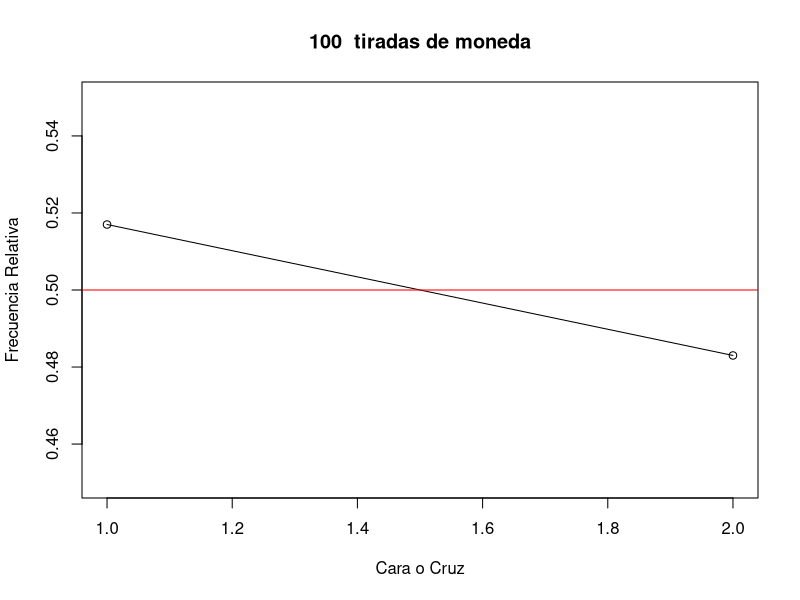
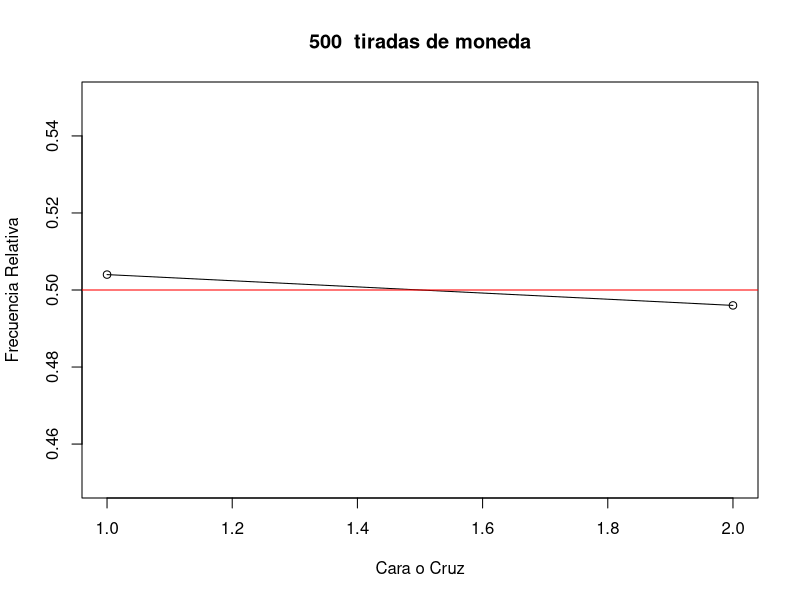
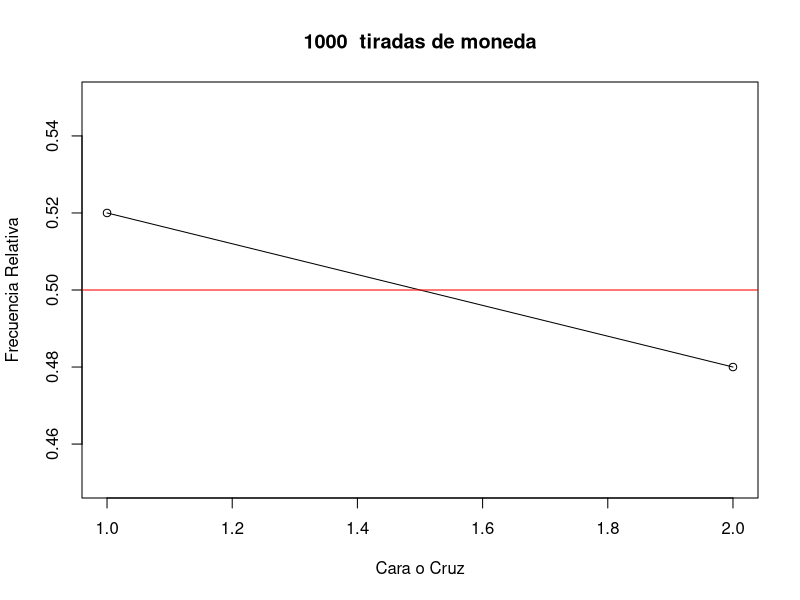
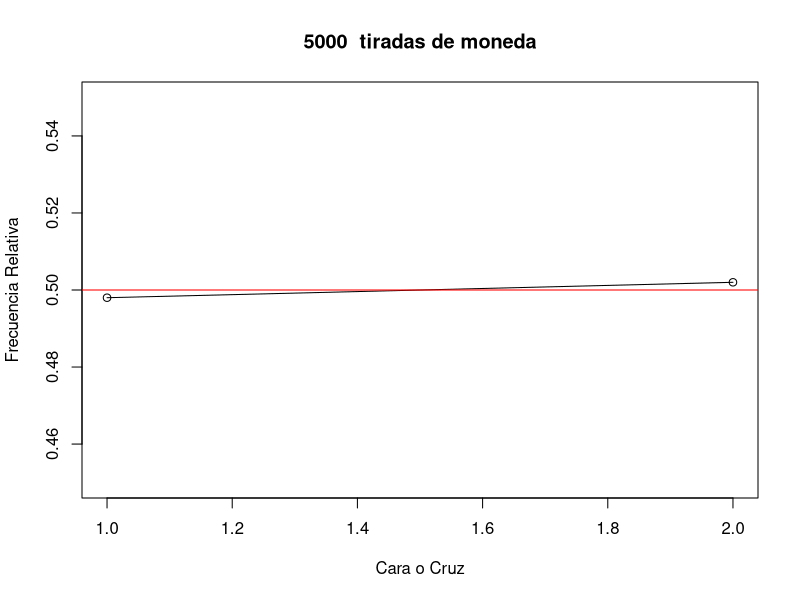

Recreate these plots in R, in order.
arrojarMoneda=function(n)sample(1:2,n,rep=T)

generasample<-function(m){
	datos=table(arrojarMoneda(1000))
	datos=prop.table(datos)
	datos=as.data.frame(datos)
	datos
	xrango=c(1,2)
	yrango=c(0.45, 0.55)
	plot(xrango,yrango,type="n",main=paste(toString(m)," tiradas de moneda"),xlab="Cara o Cruz",ylab="Frecuencia Relativa")
	lines(datos[,1],datos[,2],type="l")
	lines(datos[,1],datos[,2],type="p")
	abline(h=1/2,col="red")
	}
generasample(100)
generasample(500)
generasample(1000)
generasample(5000)


